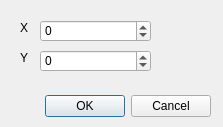
<?xml version="1.0" encoding="UTF-8"?>
<ui version="4.0">
 <class>DialogSpriteMove</class>
 <widget class="QDialog" name="DialogSpriteMove">
  <property name="geometry">
   <rect>
    <x>0</x>
    <y>0</y>
    <width>223</width>
    <height>127</height>
   </rect>
  </property>
  <property name="windowTitle">
   <string>Dialog</string>
  </property>
  <widget class="QWidget" name="layoutWidget">
   <property name="geometry">
    <rect>
     <x>20</x>
     <y>90</y>
     <width>191</width>
     <height>33</height>
    </rect>
   </property>
   <layout class="QHBoxLayout">
    <property name="spacing">
     <number>6</number>
    </property>
    <property name="margin">
     <number>0</number>
    </property>
    <item>
     <spacer>
      <property name="orientation">
       <enum>Qt::Horizontal</enum>
      </property>
      <property name="sizeHint" stdset="0">
       <size>
        <width>131</width>
        <height>31</height>
       </size>
      </property>
     </spacer>
    </item>
    <item>
     <widget class="QPushButton" name="okButton">
      <property name="text">
       <string>OK</string>
      </property>
     </widget>
    </item>
    <item>
     <widget class="QPushButton" name="cancelButton">
      <property name="text">
       <string>Cancel</string>
      </property>
     </widget>
    </item>
   </layout>
  </widget>
  <widget class="QSpinBox" name="spinBoxShiftX">
   <property name="geometry">
    <rect>
     <x>40</x>
     <y>20</y>
     <width>111</width>
     <height>22</height>
    </rect>
   </property>
   <property name="minimum">
    <number>-100000</number>
   </property>
   <property name="maximum">
    <number>100000</number>
   </property>
  </widget>
  <widget class="QSpinBox" name="spinBoxShiftY">
   <property name="geometry">
    <rect>
     <x>40</x>
     <y>50</y>
     <width>111</width>
     <height>22</height>
    </rect>
   </property>
   <property name="minimum">
    <number>-100000</number>
   </property>
  </widget>
  <widget class="QLabel" name="label">
   <property name="geometry">
    <rect>
     <x>20</x>
     <y>20</y>
     <width>16</width>
     <height>16</height>
    </rect>
   </property>
   <property name="text">
    <string>X</string>
   </property>
  </widget>
  <widget class="QLabel" name="label_2">
   <property name="geometry">
    <rect>
     <x>20</x>
     <y>50</y>
     <width>16</width>
     <height>16</height>
    </rect>
   </property>
   <property name="text">
    <string>Y</string>
   </property>
  </widget>
 </widget>
 <resources/>
 <connections>
  <connection>
   <sender>okButton</sender>
   <signal>clicked()</signal>
   <receiver>DialogSpriteMove</receiver>
   <slot>accept()</slot>
   <hints>
    <hint type="sourcelabel">
     <x>278</x>
     <y>253</y>
    </hint>
    <hint type="destinationlabel">
     <x>96</x>
     <y>254</y>
    </hint>
   </hints>
  </connection>
  <connection>
   <sender>cancelButton</sender>
   <signal>clicked()</signal>
   <receiver>DialogSpriteMove</receiver>
   <slot>reject()</slot>
   <hints>
    <hint type="sourcelabel">
     <x>369</x>
     <y>253</y>
    </hint>
    <hint type="destinationlabel">
     <x>179</x>
     <y>282</y>
    </hint>
   </hints>
  </connection>
 </connections>
</ui>
